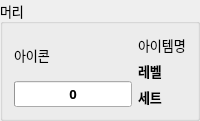
          <widget class="QGroupBox" name="groupHead">
           <property name="maximumSize">
            <size>
             <width>350</width>
             <height>150</height>
            </size>
           </property>
           <property name="font">
            <font>
             <family>나눔스퀘어 네오 Regular</family>
             <pointsize>10</pointsize>
             <bold>false</bold>
            </font>
           </property>
           <property name="title">
            <string>머리</string>
           </property>
           <layout class="QHBoxLayout" name="horizontalLayout_4">
            <item>
             <layout class="QVBoxLayout" name="verticalLayout_6">
              <item>
               <widget class="QLabel" name="lbIconHead">
                <property name="text">
                 <string>아이콘</string>
                </property>
               </widget>
              </item>
              <item>
               <widget class="QProgressBar" name="barQualHead">
                <property name="font">
                 <font>
                  <family>나눔스퀘어 네오 Bold</family>
                  <pointsize>10</pointsize>
                  <bold>true</bold>
                 </font>
                </property>
                <property name="value">
                 <number>0</number>
                </property>
                <property name="alignment">
                 <set>Qt::AlignCenter</set>
                </property>
                <property name="textVisible">
                 <bool>true</bool>
                </property>
                <property name="format">
                 <string>%p</string>
                </property>
               </widget>
              </item>
             </layout>
            </item>
            <item>
             <layout class="QVBoxLayout" name="verticalLayout_7">
              <item>
               <widget class="QLabel" name="lbNameHead">
                <property name="text">
                 <string>아이템명</string>
                </property>
               </widget>
              </item>
              <item>
               <widget class="QLabel" name="lbLevelHead">
                <property name="font">
                 <font>
                  <family>나눔스퀘어 네오 Bold</family>
                  <pointsize>10</pointsize>
                  <bold>true</bold>
                 </font>
                </property>
                <property name="text">
                 <string>레벨</string>
                </property>
               </widget>
              </item>
              <item>
               <widget class="QLabel" name="lbSetHead">
                <property name="font">
                 <font>
                  <family>나눔스퀘어 네오 Bold</family>
                  <pointsize>10</pointsize>
                  <bold>true</bold>
                 </font>
                </property>
                <property name="text">
                 <string>세트</string>
                </property>
               </widget>
              </item>
             </layout>
            </item>
           </layout>
          </widget>
